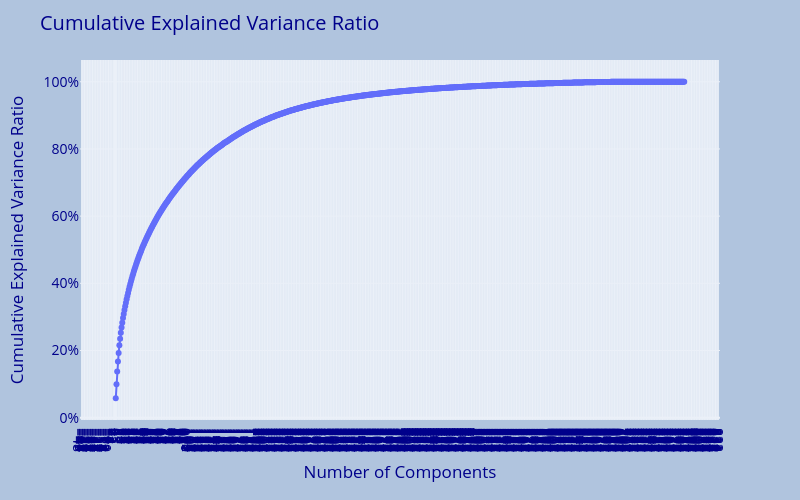

Here is the notebook cell this chart was saved with:
### Code cell
import plotly.express as px
import numpy as np
cumulative_variance = np.cumsum(pca.explained_variance_ratio_)
fig = px.line(x=range(1, len(cumulative_variance) + 1), y=cumulative_variance, markers=True)
fig.update_layout(
    title="Cumulative Explained Variance Ratio",
    xaxis_title="Number of Components",
    yaxis_title="Cumulative Explained Variance Ratio",
     xaxis=dict(tickmode='linear'),
     yaxis=dict(tickformat='.0%'),
     template='plotly_white',
     width=800,
     height=500,
     paper_bgcolor="LightSteelBlue",
     plot_bgcolor="LightSteelBlue",
        font=dict(size=14, color="DarkBlue"),
)
fig.show()

### Figure 1 — Plotly figure (JSON) as saved in the notebook; plotly's stock layout.template omitted (floating-point values rounded to 4 significant figures; data arrays with more than 128 entries replaced by an {"elided": "..."} marker saying what was removed)
{"data": [{"hovertemplate": "x=%{x}<br>y=%{y}<extra></extra>", "legendgroup": "", "line": {"color": "#636efa", "dash": "solid"}, "marker": {"symbol": "circle"}, "mode": "lines+markers", "name": "", "orientation": "v", "showlegend": false, "type": "scatter", "x": {"elided": "784 int values"}, "xaxis": "x", "y": {"elided": "784 float values"}, "yaxis": "y"}], "layout": {"font": {"color": "DarkBlue", "size": 14}, "height": 500, "legend": {"tracegroupgap": 0}, "margin": {"t": 60}, "paper_bgcolor": "LightSteelBlue", "plot_bgcolor": "LightSteelBlue", "title": {"text": "Cumulative Explained Variance Ratio"}, "width": 800, "xaxis": {"anchor": "y", "domain": [0, 1], "tickmode": "linear", "title": {"text": "Number of Components"}}, "yaxis": {"anchor": "x", "domain": [0, 1], "tickformat": ".0%", "title": {"text": "Cumulative Explained Variance Ratio"}}}}
